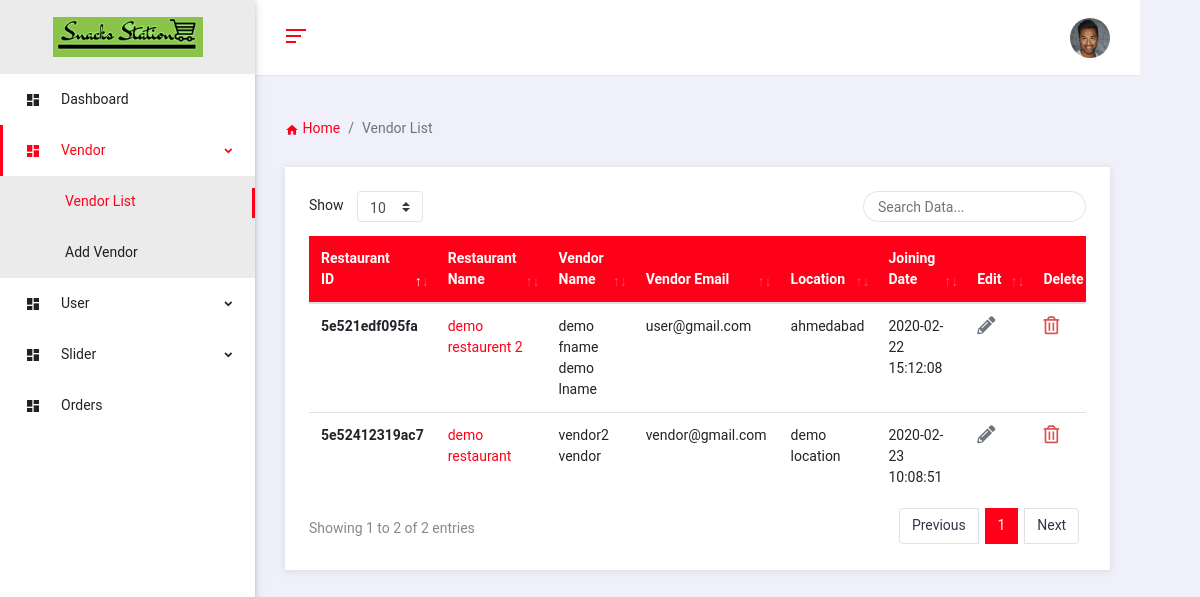
Screenshot of /admin/vendor_list.php (signed in) with the database file from the repository.
### tables this page shows
CREATE TABLE `vendor` (
  `id` int(11) NOT NULL,
  `v_profile` varchar(100) NOT NULL,
  `fname` varchar(100) NOT NULL,
  `lname` varchar(100) NOT NULL,
  `r_id` varchar(100) NOT NULL,
  `r_name` varchar(100) NOT NULL,
  `r_location` varchar(100) NOT NULL,
  `email` varchar(100) NOT NULL,
  `password` varchar(100) NOT NULL,
  `trn_date` datetime NOT NULL
);

### admin/vendor_list.php (the view, shortened to what this page needs)
<?php
include 'db.php';
?>
<!DOCTYPE html>
<html lang="en">
<head>
    <link href="vendors/iconic-fonts/font-awesome/css/all.min.css" rel="stylesheet">
    <link rel="stylesheet" href="vendors/iconic-fonts/flat-icons/flaticon.css">
    <link rel="stylesheet" href="vendors/iconic-fonts/cryptocoins/cryptocoins.css">
    <link rel="stylesheet" href="vendors/iconic-fonts/cryptocoins/cryptocoins-colors.css">
    <link href="assets/css/bootstrap.min.css" rel="stylesheet">
    <link href="assets/css/jquery-ui.min.css" rel="stylesheet">
    <link href="assets/css/style.css" rel="stylesheet">
    <link href="assets/css/datatables.min.css" rel="stylesheet">
</head>
<body class="ms-body ms-aside-left-open ms-primary-theme ms-has-quickbar">
    <?php include 'include/sidebar.php' ?>
    <main class="body-content">
        <?php include 'include/body_header.php' ?>
        <div class="ms-content-wrapper">
            <div class="row">
                <div class="col-md-12">
                    <nav aria-label="breadcrumb">
                        <ol class="breadcrumb pl-0">
                            <li class="breadcrumb-item"><a href="index.php"><i class="material-icons">home</i> Home</a></li>
                            <li class="breadcrumb-item active" aria-current="page">Vendor List</li>
                        </ol>
                    </nav>
                    <div class="row">
                        <div class="col-xl-12">
                            <div class="ms-panel">
                                <div class="ms-panel-body">
                                    <div class="table-responsive">
                                        <table class="table table-hover thead-primary" id="datatable">
                                            <thead>
                                                <tr>
                                                    <th scope="col">Restaurant ID</th>
                                                    <th scope="col">Restaurant Name</th>
                                                    <th scope="col">Vendor Name</th>
                                                    <th scope="col">Vendor Email</th>
                                                    <th scope="col">Location</th>
                                                    <th scope="col">Joining Date</th>
                                                    <th scope="col"> Edit </th>
                                                    <th scope="col"> Delete </th>
                                                </tr>
                                            </thead>
                                            <tbody>
                                                <?php
                                                $state_query = "select * from vendor";
                                                $state_result = mysqli_query($db, $state_query);
                                                while ($r = mysqli_fetch_array($state_result)) { ?>
                                                    <tr>
                                                        <th scope="row"><?php echo $r['r_id'];?></th>
                                                        <td><a href='vendor_details.php?id=<?php echo $r["id"]; ?>'><?php echo $r['r_name'];?></a></td>
                                                        <td> <?php echo $r['fname'] ." " . $r['lname'];?></td>
                                                        <td><?php echo $r['email'];?></td>
                                                        <td><?php echo $r['r_location'];?></td>
                                                        <td><?php echo $r['trn_date'];?></td>
                                                        <td><a href='vendor_edit.php?id=<?php echo $r["id"]; ?>'><i class='fas fa-pencil-alt text-secondary'></i></a></td>
                                                        <td><a href="delete_vendor.php?id=<?php echo $r["id"]; ?>"><i class='far fa-trash-alt ms-text-danger'></i></a></td>
                                                    </tr>
                                                <?php $count++;
                                                } ?>
                                            </tbody>
                                        </table>
                                    </div>
                                </div>
                            </div>
                        </div>
                    </div>
                </div>
            </div>
        </div>
    </main>
</body>
</html>

### rows the page displays
vendor: r "5e521edf095fa", r_name "demo restaurent 2", fname "demo fname", lname "demo lname", email "user@gmail.com", r_location "ahmedabad", trn_date "2020-02-22 15:12:08"
vendor: r "5e52412319ac7", r_name "demo restaurant", fname "vendor2", lname "vendor", email "vendor@gmail.com", r_location "demo location", trn_date "2020-02-23 10:08:51"
